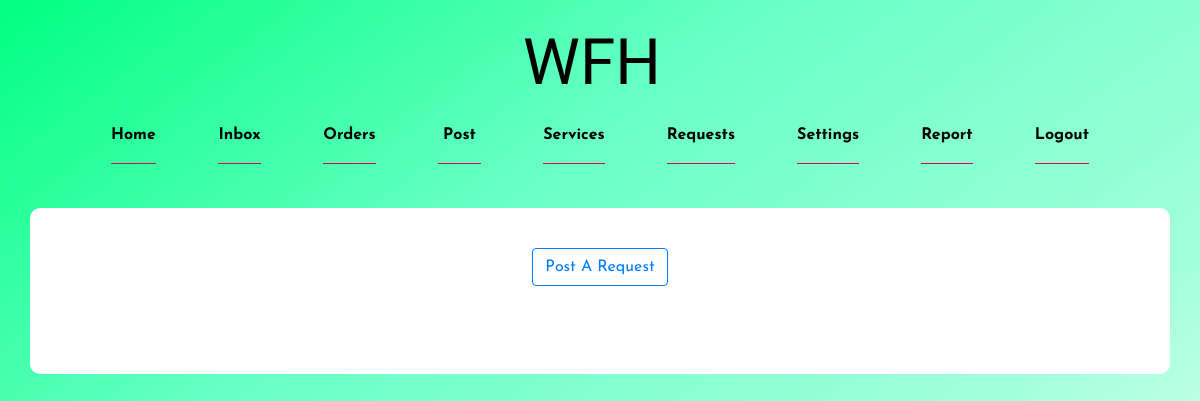
The app's page /buyer_rst/ (signed in), older data.
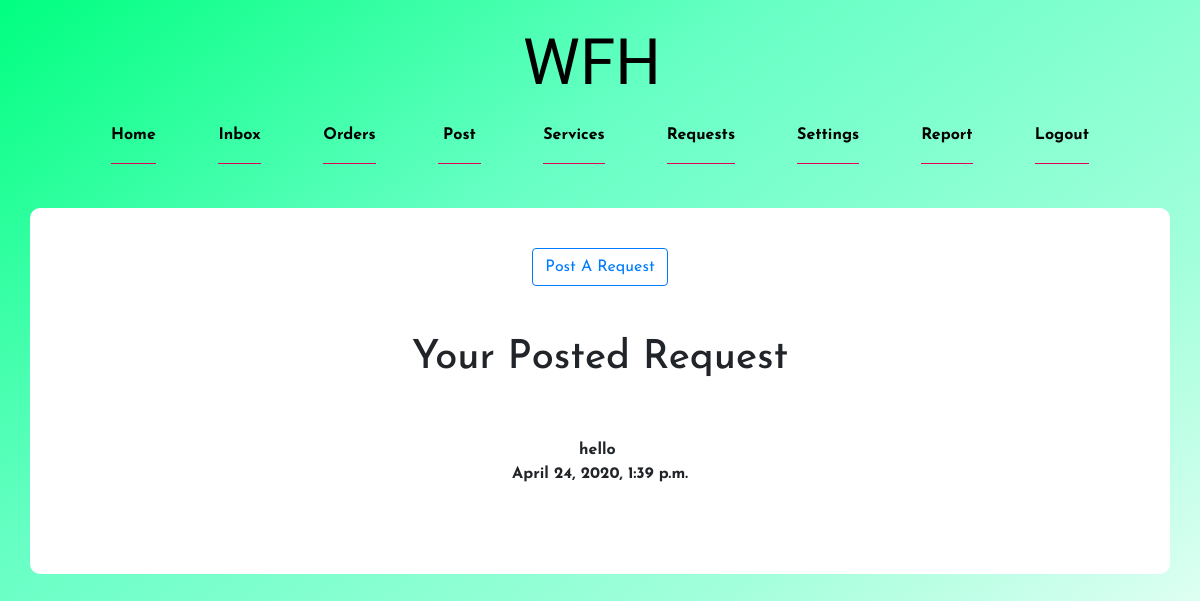
The same page, newer data.
### work_for_hire/models.py (models this page shows)
class buyer_request(models.Model):
    id = models.UUIDField(primary_key=True, default=uuid.uuid4, editable=False)
    user = models.CharField(max_length=100)
    category = models.CharField(max_length=100)
    rst = models.CharField(max_length=1200)
    rst_attach = models.FileField(null=True, blank=True)
    created_by = models.DateTimeField(auto_now=True)

### work_for_hire/views.py (the view)
# urls.py: path('buyer_rst/', views.buyer_request_create, name='buyer_rst_create'),
@login_required(login_url='index')
def buyer_request_create(request):
    if request.method == 'POST':
        user = request.user.username
        category = request.POST['category']
        rst = request.POST['rst']
        rstfile = request.FILES['rstfile']
        b = buyer_request.objects.create(
            user=user,
            category=category,
            rst=rst,
            rst_attach=rstfile,
            created_by=timezone.now()
        )
        b.save()
        return redirect('buyer_rst_create')
    else:
        user = request.user.username
        try:
            tm = get_localzone()
            b = buyer_request.objects.filter(user=user)
            obj = {
                'b': b,
                'tm': tm
            }
            return render(request, 'work_for_hire/seller/requests.html', obj)
        except pytz.UnknownTimeZoneError:
            b = buyer_request.objects.filter(user=user)
            obj = {
                'b': b
            }
            return render(request, 'work_for_hire/seller/requests.html', obj)

### templates/work_for_hire/seller/requests.html (shortened to what this page needs)
{% extends 'work_for_hire/seller/base.html' %}
{% block navbar %}
    {% load tz %}
        <div class="container text-center" style="background: white; padding: 40px; border-radius: 10px">
            <div class="text-center"><button id="post_form_open" class="btn btn-outline-primary">Post A Request</button></div><br><br>
            {% if b %}
                <h1>Your Posted Request</h1><br><br>
                {% for r in b %}
                    <a>{{ r.rst }}</a>&nbsp;<br>
                    {% if tm %}
                        <div class="text-center">{{ r.created_by|timezone:tm }}</div>
                    {% else %}
                        <div class="text-center">{{ r.created_by }}</div>
                    {% endif %}<br><br>
                {% endfor %}
            {% endif %}
        </div><br>
{% endblock %}

Row changes from the older to the newer data that the page shows:
added buyer_request: rst "hello", created_by "April 24, 2020, 1:39 p.m."
Text that changed along with them:
text now shown: "Your Posted Request"
